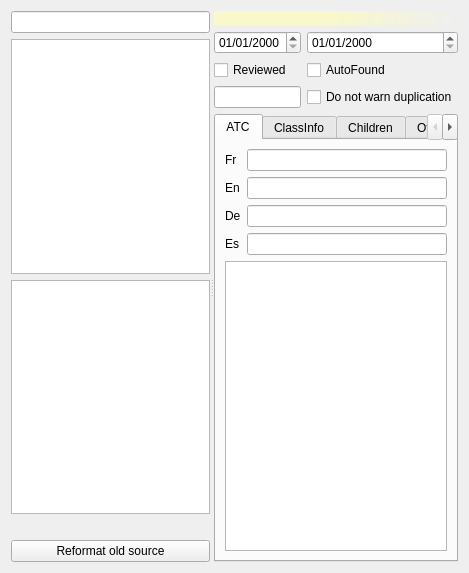
<?xml version="1.0" encoding="UTF-8"?>
<ui version="4.0">
 <class>DrugsDB::Internal::InteractorEditorWidget</class>
 <widget class="QWidget" name="DrugsDB::Internal::InteractorEditorWidget">
  <property name="geometry">
   <rect>
    <x>0</x>
    <y>0</y>
    <width>469</width>
    <height>573</height>
   </rect>
  </property>
  <property name="windowTitle">
   <string>Form</string>
  </property>
  <layout class="QGridLayout" name="gridLayout_2">
   <item row="0" column="0">
    <widget class="QSplitter" name="splitter">
     <property name="orientation">
      <enum>Qt::Horizontal</enum>
     </property>
     <widget class="QWidget" name="layoutWidget">
      <layout class="QVBoxLayout" name="treeLayout">
       <item>
        <widget class="Utils::QButtonLineEdit" name="searchLine"/>
       </item>
       <item>
        <widget class="QTreeView" name="classesTreeView"/>
       </item>
       <item>
        <widget class="QListView" name="molsListView"/>
       </item>
       <item>
        <widget class="QLabel" name="sumLabel">
         <property name="text">
          <string/>
         </property>
        </widget>
       </item>
       <item>
        <widget class="QPushButton" name="reformatOldSource">
         <property name="text">
          <string>Reformat old source</string>
         </property>
        </widget>
       </item>
      </layout>
     </widget>
     <widget class="QWidget" name="widgetContainer" native="true">
      <layout class="QGridLayout" name="gridLayout_3">
       <item row="0" column="0" colspan="2">
        <layout class="QHBoxLayout" name="toolbarLayout"/>
       </item>
       <item row="1" column="0" colspan="2">
        <widget class="QLabel" name="interactorLabel">
         <property name="font">
          <font>
           <weight>75</weight>
           <bold>true</bold>
          </font>
         </property>
         <property name="styleSheet">
          <string notr="true">background:qlineargradient(spread:pad, x1:0, y1:0, x2:1, y2:0, stop:0.464 rgba(255, 255, 176, 149), stop:1 rgba(255, 255, 255, 0))</string>
         </property>
         <property name="text">
          <string/>
         </property>
        </widget>
       </item>
       <item row="2" column="0">
        <widget class="QDateEdit" name="dateCreation">
         <property name="toolTip">
          <string>Creation date</string>
         </property>
         <property name="displayFormat">
          <string>dd/MM/yyyy</string>
         </property>
        </widget>
       </item>
       <item row="2" column="1">
        <widget class="QDateEdit" name="dateUpdate">
         <property name="toolTip">
          <string>Last update</string>
         </property>
         <property name="displayFormat">
          <string>dd/MM/yyyy</string>
         </property>
        </widget>
       </item>
       <item row="3" column="0">
        <widget class="QCheckBox" name="isReviewed">
         <property name="text">
          <string>Reviewed</string>
         </property>
        </widget>
       </item>
       <item row="3" column="1">
        <widget class="QCheckBox" name="isAutoFound">
         <property name="text">
          <string>AutoFound</string>
         </property>
        </widget>
       </item>
       <item row="5" column="0" colspan="2">
        <widget class="QTabWidget" name="tabWidget">
         <property name="currentIndex">
          <number>0</number>
         </property>
         <widget class="QWidget" name="tab">
          <attribute name="title">
           <string>ATC</string>
          </attribute>
          <layout class="QGridLayout" name="gridLayout">
           <item row="0" column="0">
            <widget class="QLabel" name="label">
             <property name="text">
              <string>Fr</string>
             </property>
            </widget>
           </item>
           <item row="0" column="1">
            <widget class="QLineEdit" name="frLabel"/>
           </item>
           <item row="1" column="0">
            <widget class="QLabel" name="label_2">
             <property name="text">
              <string>En</string>
             </property>
            </widget>
           </item>
           <item row="1" column="1">
            <widget class="QLineEdit" name="enLabel"/>
           </item>
           <item row="2" column="0">
            <widget class="QLabel" name="label_3">
             <property name="text">
              <string>De</string>
             </property>
            </widget>
           </item>
           <item row="2" column="1">
            <widget class="QLineEdit" name="deLabel"/>
           </item>
           <item row="3" column="0">
            <widget class="QLabel" name="label_4">
             <property name="text">
              <string>Es</string>
             </property>
            </widget>
           </item>
           <item row="3" column="1">
            <widget class="QLineEdit" name="esLabel"/>
           </item>
           <item row="4" column="0" colspan="2">
            <widget class="Views::TableView" name="atcTableView"/>
           </item>
          </layout>
         </widget>
         <widget class="QWidget" name="tabClassInfo">
          <attribute name="title">
           <string>ClassInfo</string>
          </attribute>
          <layout class="QGridLayout" name="gridLayout_6">
           <item row="0" column="0">
            <widget class="QLabel" name="label_5">
             <property name="text">
              <string>Fr</string>
             </property>
            </widget>
           </item>
           <item row="0" column="1">
            <widget class="QPlainTextEdit" name="classInfoFr"/>
           </item>
           <item row="1" column="0">
            <widget class="QLabel" name="label_6">
             <property name="text">
              <string>En</string>
             </property>
            </widget>
           </item>
           <item row="1" column="1">
            <widget class="QPlainTextEdit" name="classInfoEn"/>
           </item>
           <item row="2" column="0">
            <widget class="QLabel" name="label_7">
             <property name="text">
              <string>De</string>
             </property>
            </widget>
           </item>
           <item row="2" column="1">
            <widget class="QPlainTextEdit" name="classInfoDe"/>
           </item>
           <item row="3" column="0">
            <widget class="QLabel" name="label_8">
             <property name="text">
              <string>Es</string>
             </property>
            </widget>
           </item>
           <item row="3" column="1">
            <widget class="QPlainTextEdit" name="classInfoEs"/>
           </item>
          </layout>
         </widget>
         <widget class="QWidget" name="tabChildren">
          <attribute name="title">
           <string>Children</string>
          </attribute>
          <layout class="QGridLayout" name="gridLayout_5">
           <item row="0" column="0">
            <widget class="Views::TableView" name="classChildrenTableView"/>
           </item>
          </layout>
         </widget>
         <widget class="QWidget" name="tab_2">
          <attribute name="title">
           <string>Other</string>
          </attribute>
          <layout class="QGridLayout" name="gridLayout_4">
           <item row="0" column="0">
            <widget class="QListView" name="pmidListView"/>
           </item>
           <item row="1" column="0">
            <widget class="QTextEdit" name="commentTextEdit">
             <property name="toolTip">
              <string>Comment</string>
             </property>
            </widget>
           </item>
           <item row="2" column="0">
            <widget class="QListView" name="reviewersListView"/>
           </item>
          </layout>
         </widget>
        </widget>
       </item>
       <item row="4" column="0">
        <widget class="QLineEdit" name="reference">
         <property name="toolTip">
          <string>Reference (default is FreeMedForms)</string>
         </property>
        </widget>
       </item>
       <item row="4" column="1">
        <widget class="QCheckBox" name="notWarnDuplicated">
         <property name="text">
          <string>Do not warn duplication</string>
         </property>
        </widget>
       </item>
      </layout>
     </widget>
    </widget>
   </item>
  </layout>
 </widget>
 <customwidgets>
  <customwidget>
   <class>Utils::QButtonLineEdit</class>
   <extends>QLineEdit</extends>
   <header location="global">utils/widgets/qbuttonlineedit.h</header>
  </customwidget>
  <customwidget>
   <class>Views::TableView</class>
   <extends>QTableView</extends>
   <header location="global">listviewplugin/tableview.h</header>
  </customwidget>
 </customwidgets>
 <resources/>
 <connections/>
</ui>
